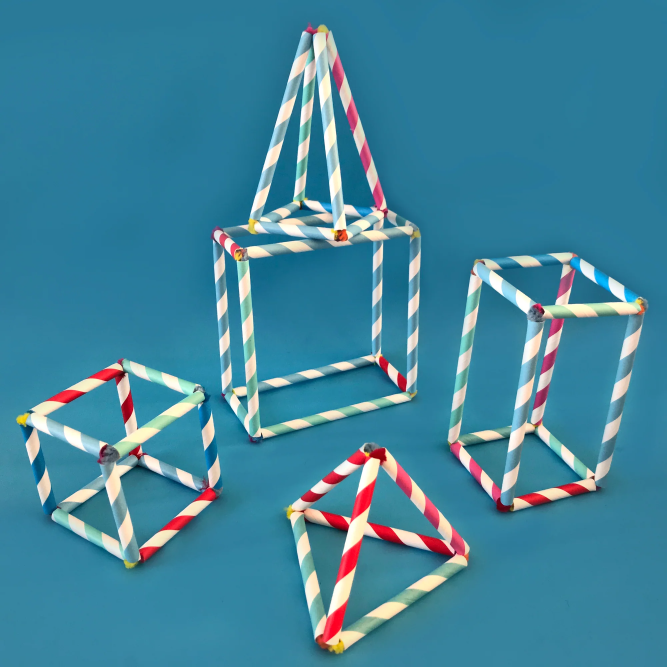
#> input picture Year3/Computer_Vision- Lab/Week5/img.jpg, 2000 x 2000 px, given in place of the camera (shown at 1/3 size)
$ python test.py
#> lines starting #> are read from the running program, lines starting #| are printed output that depends on the picture; after the words box and inside, x2 and y2 are one past the last pixel; in counts of white or black regions, pixels touching at a corner belong together
import cv2
import numpy as np

# Start the video capture from the default camera (0)
cap = cv2.VideoCapture(0)

# Set the video resolution (optional)
cap.set(cv2.CAP_PROP_FRAME_WIDTH, 640)
cap.set(cv2.CAP_PROP_FRAME_HEIGHT, 480)

while True:
    # Capture frame-by-frame
    ret, frame = cap.read()
#> frame is the input picture: shape (2000, 2000, 3); mean B, G, R 155.8, 132.5, 65.6

    if not ret:
        print("Failed to grab frame")
        break

    # Convert the frame to grayscale
    gray = cv2.cvtColor(frame, cv2.COLOR_BGR2GRAY)
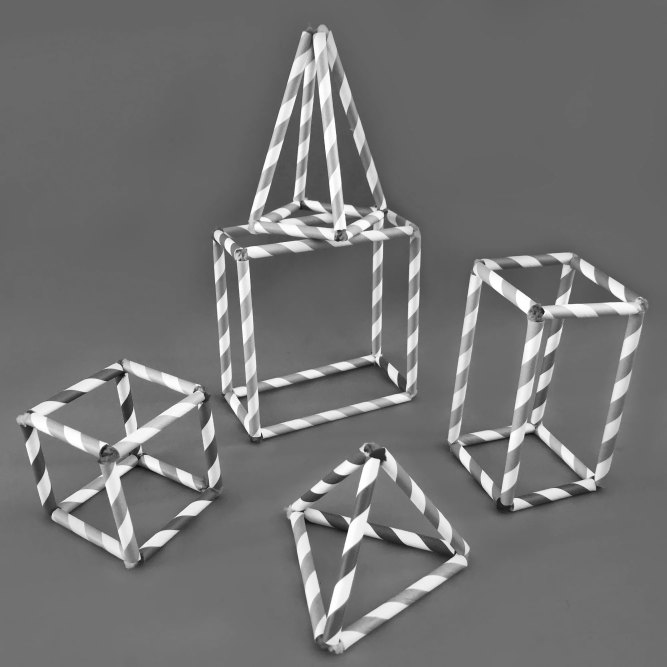
#> gray: shape (2000, 2000) (shown at 1/3 size); min 1, max 255, mean 115.1

    # Convert the grayscale image to float32 for cornerHarris
    gray = np.float32(gray)

    # Apply Harris corner detection
    dst = cv2.cornerHarris(gray, blockSize=2, ksize=3, k=0.04)

    # Dilate the corner detection result for better visualization
    dst = cv2.dilate(dst, None)

    # Threshold the corners
    frame[dst > 0.01 * dst.max()] = [0, 0, 255]  # Mark the corners in red
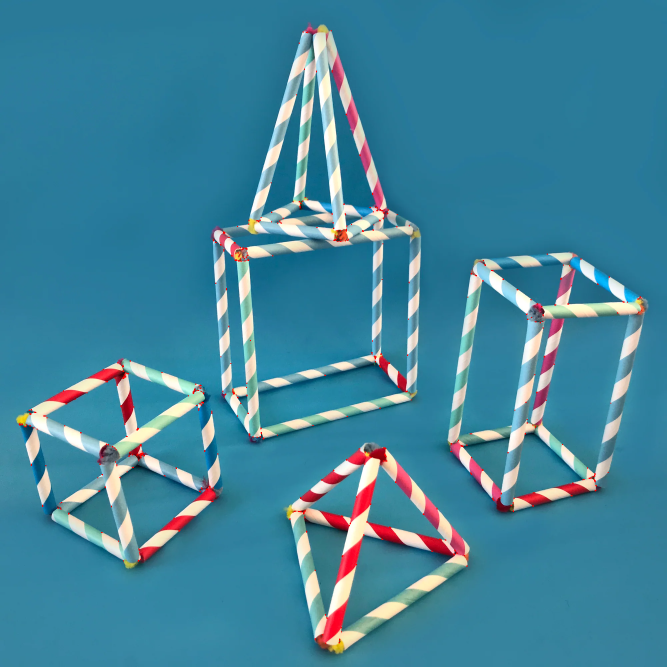
#> frame: shape (2000, 2000, 3) (shown at 1/3 size); 0.18% of pixels changed, all inside (x1, y1, x2, y2) = (56, 90, 1927, 1931)

    # Display the frame with detected corners
    cv2.imshow('Harris Corners', frame)

    # Break the loop on 'ESC' key press
    if cv2.waitKey(1) & 0xFF == 27:
#> (key Esc is pressed here)
        break

# Release the capture and close all windows
cap.release()
cv2.destroyAllWindows()
